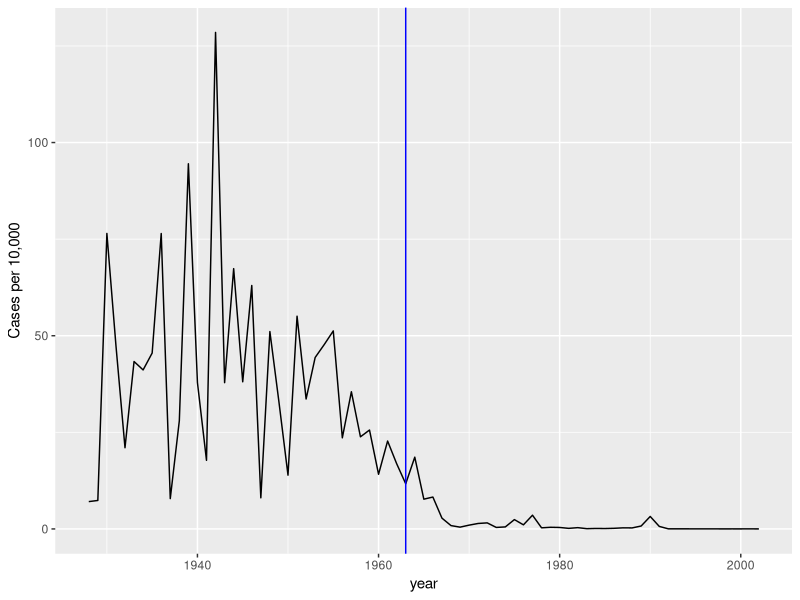

Recreate this plot in R. (Note: this script raises an error after producing the figure.)
library(dslabs)
library(ggplot2)
library(dplyr)
data(us_contagious_diseases)
str(us_contagious_diseases)

the_disease <- "Measles"
dat <- us_contagious_diseases %>%
  filter(!state %in% c("Hawaii", "Alaska") & disease == the_disease) %>%
  mutate(rate = count / population * 10000) %>%
  mutate(state = reorder(state, rate))

## We add a vertical line at 1963 since this is when the vaccine for measles
## was introduced.
dat %>% filter(state == "California") %>%
  ggplot(aes(year, rate)) +
  geom_line() + ylab("Cases per 10,000") +
  geom_vline(xintercept = 1963, col = "blue")

## Using sequential color palettes on a grid for measles case data
## makes a powerful case for the effectiveness of vaccines.
dat %>% ggplot(aes(year, state, fill = rate)) +
  geom_tile(color = "grey50") +
  scale_x_continuous(expand = c(0,0)) +
  scale_fill_gradientn(colors = brewer.pal(9, "Reds"), trans = "sqrt") +
  geom_vline(xintercept = 1963, col = "blue") + 
  theme_minimal() + theme(panel.grid = element_blank()) +
  ggtitle(the_disease) +
  ylab("") +
  xlab("")
